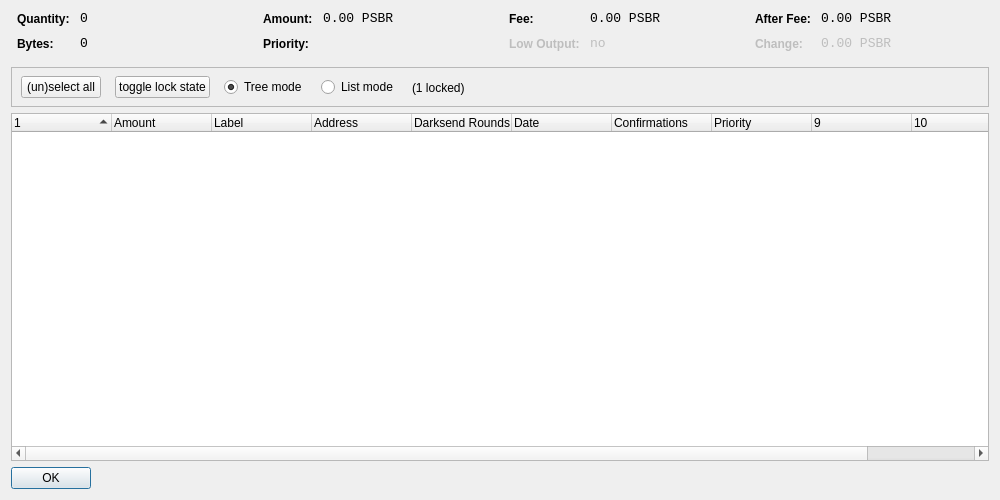
<?xml version="1.0" encoding="UTF-8"?>
<ui version="4.0">
 <class>CoinControlDialog</class>
 <widget class="QDialog" name="CoinControlDialog">
  <property name="geometry">
   <rect>
    <x>0</x>
    <y>0</y>
    <width>1000</width>
    <height>500</height>
   </rect>
  </property>
  <property name="windowTitle">
   <string>Coin Control</string>
  </property>
  <layout class="QVBoxLayout" name="verticalLayout">
   <item>
    <layout class="QHBoxLayout" name="horizontalLayoutTop" stretch="0,0,0,0">
     <property name="topMargin">
      <number>0</number>
     </property>
     <property name="bottomMargin">
      <number>10</number>
     </property>
     <item>
      <layout class="QFormLayout" name="formLayoutCoinControl1">
       <property name="horizontalSpacing">
        <number>10</number>
       </property>
       <property name="verticalSpacing">
        <number>10</number>
       </property>
       <property name="leftMargin">
        <number>6</number>
       </property>
       <property name="rightMargin">
        <number>6</number>
       </property>
       <item row="0" column="0">
        <widget class="QLabel" name="labelCoinControlQuantityText">
         <property name="styleSheet">
          <string notr="true">font-weight:bold;</string>
         </property>
         <property name="text">
          <string>Quantity:</string>
         </property>
        </widget>
       </item>
       <item row="0" column="1">
        <widget class="QLabel" name="labelCoinControlQuantity">
         <property name="font">
          <font>
           <family>Monospace</family>
           <pointsize>10</pointsize>
          </font>
         </property>
         <property name="cursor">
          <cursorShape>IBeamCursor</cursorShape>
         </property>
         <property name="contextMenuPolicy">
          <enum>Qt::ActionsContextMenu</enum>
         </property>
         <property name="text">
          <string notr="true">0</string>
         </property>
         <property name="textInteractionFlags">
          <set>Qt::LinksAccessibleByMouse|Qt::TextSelectableByKeyboard|Qt::TextSelectableByMouse</set>
         </property>
        </widget>
       </item>
       <item row="1" column="0">
        <widget class="QLabel" name="labelCoinControlBytesText">
         <property name="styleSheet">
          <string notr="true">font-weight:bold;</string>
         </property>
         <property name="text">
          <string>Bytes:</string>
         </property>
        </widget>
       </item>
       <item row="1" column="1">
        <widget class="QLabel" name="labelCoinControlBytes">
         <property name="font">
          <font>
           <family>Monospace</family>
           <pointsize>10</pointsize>
          </font>
         </property>
         <property name="cursor">
          <cursorShape>IBeamCursor</cursorShape>
         </property>
         <property name="contextMenuPolicy">
          <enum>Qt::ActionsContextMenu</enum>
         </property>
         <property name="text">
          <string notr="true">0</string>
         </property>
         <property name="textInteractionFlags">
          <set>Qt::LinksAccessibleByMouse|Qt::TextSelectableByKeyboard|Qt::TextSelectableByMouse</set>
         </property>
        </widget>
       </item>
      </layout>
     </item>
     <item>
      <layout class="QFormLayout" name="formLayoutCoinControl2">
       <property name="horizontalSpacing">
        <number>10</number>
       </property>
       <property name="verticalSpacing">
        <number>10</number>
       </property>
       <property name="leftMargin">
        <number>6</number>
       </property>
       <property name="rightMargin">
        <number>6</number>
       </property>
       <item row="0" column="0">
        <widget class="QLabel" name="labelCoinControlAmountText">
         <property name="styleSheet">
          <string notr="true">font-weight:bold;</string>
         </property>
         <property name="text">
          <string>Amount:</string>
         </property>
        </widget>
       </item>
       <item row="0" column="1">
        <widget class="QLabel" name="labelCoinControlAmount">
         <property name="font">
          <font>
           <family>Monospace</family>
           <pointsize>10</pointsize>
          </font>
         </property>
         <property name="cursor">
          <cursorShape>IBeamCursor</cursorShape>
         </property>
         <property name="contextMenuPolicy">
          <enum>Qt::ActionsContextMenu</enum>
         </property>
         <property name="text">
          <string notr="true">0.00 PSBR</string>
         </property>
         <property name="textInteractionFlags">
          <set>Qt::LinksAccessibleByMouse|Qt::TextSelectableByKeyboard|Qt::TextSelectableByMouse</set>
         </property>
        </widget>
       </item>
       <item row="1" column="0">
        <widget class="QLabel" name="labelCoinControlPriorityText">
         <property name="styleSheet">
          <string notr="true">font-weight:bold;</string>
         </property>
         <property name="text">
          <string>Priority:</string>
         </property>
        </widget>
       </item>
       <item row="1" column="1">
        <widget class="QLabel" name="labelCoinControlPriority">
         <property name="font">
          <font>
           <family>Monospace</family>
           <pointsize>10</pointsize>
          </font>
         </property>
         <property name="cursor">
          <cursorShape>IBeamCursor</cursorShape>
         </property>
         <property name="contextMenuPolicy">
          <enum>Qt::ActionsContextMenu</enum>
         </property>
         <property name="text">
          <string/>
         </property>
         <property name="textInteractionFlags">
          <set>Qt::LinksAccessibleByMouse|Qt::TextSelectableByKeyboard|Qt::TextSelectableByMouse</set>
         </property>
        </widget>
       </item>
      </layout>
     </item>
     <item>
      <layout class="QFormLayout" name="formLayoutCoinControl3">
       <property name="horizontalSpacing">
        <number>10</number>
       </property>
       <property name="verticalSpacing">
        <number>10</number>
       </property>
       <property name="leftMargin">
        <number>6</number>
       </property>
       <property name="rightMargin">
        <number>6</number>
       </property>
       <item row="0" column="0">
        <widget class="QLabel" name="labelCoinControlFeeText">
         <property name="styleSheet">
          <string notr="true">font-weight:bold;</string>
         </property>
         <property name="text">
          <string>Fee:</string>
         </property>
        </widget>
       </item>
       <item row="0" column="1">
        <widget class="QLabel" name="labelCoinControlFee">
         <property name="font">
          <font>
           <family>Monospace</family>
           <pointsize>10</pointsize>
          </font>
         </property>
         <property name="cursor">
          <cursorShape>IBeamCursor</cursorShape>
         </property>
         <property name="contextMenuPolicy">
          <enum>Qt::ActionsContextMenu</enum>
         </property>
         <property name="text">
          <string notr="true">0.00 PSBR</string>
         </property>
         <property name="textInteractionFlags">
          <set>Qt::LinksAccessibleByMouse|Qt::TextSelectableByKeyboard|Qt::TextSelectableByMouse</set>
         </property>
        </widget>
       </item>
       <item row="1" column="0">
        <widget class="QLabel" name="labelCoinControlLowOutputText">
         <property name="enabled">
          <bool>false</bool>
         </property>
         <property name="styleSheet">
          <string notr="true">font-weight:bold;</string>
         </property>
         <property name="text">
          <string>Low Output:</string>
         </property>
        </widget>
       </item>
       <item row="1" column="1">
        <widget class="QLabel" name="labelCoinControlLowOutput">
         <property name="enabled">
          <bool>false</bool>
         </property>
         <property name="font">
          <font>
           <family>Monospace</family>
           <pointsize>10</pointsize>
          </font>
         </property>
         <property name="cursor">
          <cursorShape>IBeamCursor</cursorShape>
         </property>
         <property name="contextMenuPolicy">
          <enum>Qt::ActionsContextMenu</enum>
         </property>
         <property name="text">
          <string notr="true">no</string>
         </property>
         <property name="textInteractionFlags">
          <set>Qt::LinksAccessibleByMouse|Qt::TextSelectableByKeyboard|Qt::TextSelectableByMouse</set>
         </property>
        </widget>
       </item>
      </layout>
     </item>
     <item>
      <layout class="QFormLayout" name="formLayoutCoinControl4">
       <property name="horizontalSpacing">
        <number>10</number>
       </property>
       <property name="verticalSpacing">
        <number>10</number>
       </property>
       <property name="leftMargin">
        <number>6</number>
       </property>
       <property name="rightMargin">
        <number>6</number>
       </property>
       <item row="0" column="0">
        <widget class="QLabel" name="labelCoinControlAfterFeeText">
         <property name="styleSheet">
          <string notr="true">font-weight:bold;</string>
         </property>
         <property name="text">
          <string>After Fee:</string>
         </property>
        </widget>
       </item>
       <item row="0" column="1">
        <widget class="QLabel" name="labelCoinControlAfterFee">
         <property name="font">
          <font>
           <family>Monospace</family>
           <pointsize>10</pointsize>
          </font>
         </property>
         <property name="cursor">
          <cursorShape>IBeamCursor</cursorShape>
         </property>
         <property name="contextMenuPolicy">
          <enum>Qt::ActionsContextMenu</enum>
         </property>
         <property name="text">
          <string notr="true">0.00 PSBR</string>
         </property>
         <property name="textInteractionFlags">
          <set>Qt::LinksAccessibleByMouse|Qt::TextSelectableByKeyboard|Qt::TextSelectableByMouse</set>
         </property>
        </widget>
       </item>
       <item row="1" column="0">
        <widget class="QLabel" name="labelCoinControlChangeText">
         <property name="enabled">
          <bool>false</bool>
         </property>
         <property name="styleSheet">
          <string notr="true">font-weight:bold;</string>
         </property>
         <property name="text">
          <string>Change:</string>
         </property>
        </widget>
       </item>
       <item row="1" column="1">
        <widget class="QLabel" name="labelCoinControlChange">
         <property name="enabled">
          <bool>false</bool>
         </property>
         <property name="font">
          <font>
           <family>Monospace</family>
           <pointsize>10</pointsize>
          </font>
         </property>
         <property name="cursor">
          <cursorShape>IBeamCursor</cursorShape>
         </property>
         <property name="contextMenuPolicy">
          <enum>Qt::ActionsContextMenu</enum>
         </property>
         <property name="text">
          <string notr="true">0.00 PSBR</string>
         </property>
         <property name="textInteractionFlags">
          <set>Qt::LinksAccessibleByMouse|Qt::TextSelectableByKeyboard|Qt::TextSelectableByMouse</set>
         </property>
        </widget>
       </item>
      </layout>
     </item>
    </layout>
   </item>
   <item>
    <widget class="QFrame" name="frame">
     <property name="minimumSize">
      <size>
       <width>0</width>
       <height>40</height>
      </size>
     </property>
     <property name="frameShape">
      <enum>QFrame::StyledPanel</enum>
     </property>
     <property name="frameShadow">
      <enum>QFrame::Sunken</enum>
     </property>
     <widget class="QWidget" name="horizontalLayoutWidget">
      <property name="geometry">
       <rect>
        <x>10</x>
        <y>0</y>
        <width>781</width>
        <height>41</height>
       </rect>
      </property>
      <layout class="QHBoxLayout" name="horizontalLayoutPanel" stretch="0,0,0,0,0">
       <property name="spacing">
        <number>14</number>
       </property>
       <item>
        <widget class="QPushButton" name="pushButtonSelectAll">
         <property name="sizePolicy">
          <sizepolicy hsizetype="Maximum" vsizetype="Fixed">
           <horstretch>0</horstretch>
           <verstretch>0</verstretch>
          </sizepolicy>
         </property>
         <property name="text">
          <string>(un)select all</string>
         </property>
        </widget>
       </item>
        <item>
         <widget class="QPushButton" name="pushButtonToggleLock">
          <property name="sizePolicy">
           <sizepolicy hsizetype="Maximum" vsizetype="Fixed">
            <horstretch>0</horstretch>
            <verstretch>0</verstretch>
           </sizepolicy>
          </property>
          <property name="text">
           <string>toggle lock state</string>
          </property>
          <property name="autoDefault">
           <bool>false</bool>
          </property>
         </widget>
        </item>
       <item>
        <widget class="QRadioButton" name="radioTreeMode">
         <property name="sizePolicy">
          <sizepolicy hsizetype="Maximum" vsizetype="Fixed">
           <horstretch>0</horstretch>
           <verstretch>0</verstretch>
          </sizepolicy>
         </property>
         <property name="text">
          <string>Tree mode</string>
         </property>
         <property name="checked">
          <bool>true</bool>
         </property>
        </widget>
       </item>
       <item>
        <widget class="QRadioButton" name="radioListMode">
         <property name="sizePolicy">
          <sizepolicy hsizetype="Maximum" vsizetype="Fixed">
           <horstretch>0</horstretch>
           <verstretch>0</verstretch>
          </sizepolicy>
         </property>
         <property name="text">
          <string>List mode</string>
         </property>
        </widget>
       </item>
        <item>
         <widget class="QLabel" name="labelLocked">
          <property name="text">
           <string>(1 locked)</string>
          </property>
         </widget>
        </item>
       <item>
        <spacer name="horizontalSpacer">
         <property name="orientation">
          <enum>Qt::Horizontal</enum>
         </property>
         <property name="sizeHint" stdset="0">
          <size>
           <width>40</width>
           <height>20</height>
          </size>
         </property>
        </spacer>
       </item>
      </layout>
     </widget>
    </widget>
   </item>
   <item>
    <widget class="CoinControlTreeWidget" name="treeWidget">
     <property name="contextMenuPolicy">
      <enum>Qt::CustomContextMenu</enum>
     </property>
     <property name="sortingEnabled">
      <bool>false</bool>
     </property>
     <property name="columnCount">
      <number>11</number>
     </property>
     <attribute name="headerShowSortIndicator" stdset="0">
      <bool>true</bool>
     </attribute>
     <attribute name="headerStretchLastSection">
      <bool>false</bool>
     </attribute>
     <column>
      <property name="text">
       <string/>
      </property>
     </column>
     <column>
      <property name="text">
       <string>Amount</string>
      </property>
     </column>
     <column>
      <property name="text">
       <string>Label</string>
      </property>
     </column>
     <column>
      <property name="text">
       <string>Address</string>
      </property>
     </column>
     <column>
      <property name="text">
       <string>Darksend Rounds</string>
      </property>
    </column>
     <column>
      <property name="text">
       <string>Date</string>
      </property>
     </column>
     <column>
      <property name="text">
       <string>Confirmations</string>
      </property>
      <property name="toolTip">
       <string>Confirmed</string>
      </property>
     </column>
     <column>
      <property name="text">
       <string>Priority</string>
      </property>
     </column>
     <column>
      <property name="text">
       <string/>
      </property>
     </column>
     <column>
      <property name="text">
       <string/>
      </property>
     </column>
     <column>
      <property name="text">
       <string/>
      </property>
     </column>
     <column>
      <property name="text">
       <string/>
      </property>
     </column>
    </widget>
   </item>
   <item>
    <widget class="QDialogButtonBox" name="buttonBox">
     <property name="sizePolicy">
      <sizepolicy hsizetype="Maximum" vsizetype="Fixed">
       <horstretch>0</horstretch>
       <verstretch>0</verstretch>
      </sizepolicy>
     </property>
     <property name="orientation">
      <enum>Qt::Horizontal</enum>
     </property>
     <property name="standardButtons">
      <set>QDialogButtonBox::Ok</set>
     </property>
    </widget>
   </item>
  </layout>
 </widget>
 <customwidgets>
  <customwidget>
   <class>CoinControlTreeWidget</class>
   <extends>QTreeWidget</extends>
   <header>coincontroltreewidget.h</header>
  </customwidget>
 </customwidgets>
 <resources/>
 <connections/>
</ui>
